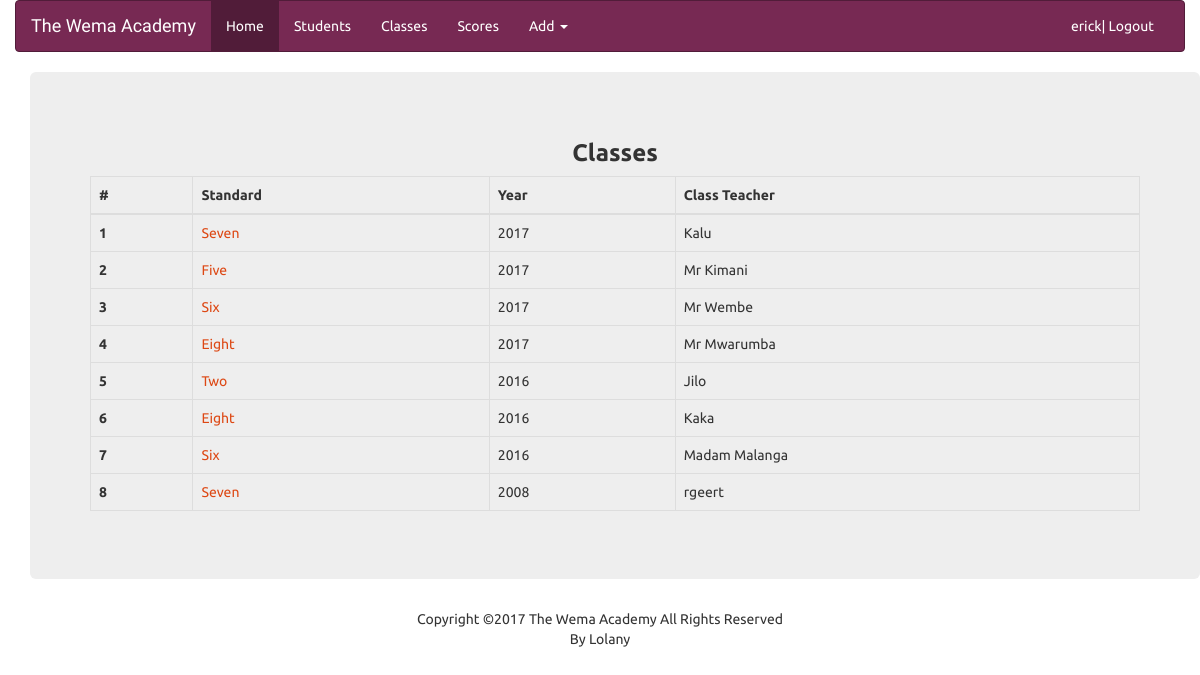
Screenshot of /classes (signed in) with the database file from the repository.
### thewema/models.py (models this page shows, shortened)
class StudentClass(models.Model):
    STANDARD = (
        ('One', 'One'),
        ('Two', 'Two'),
        ('Three', 'Three'),
        ('Four', 'Four'),
        ('Five', 'Five'),
        ('Six', 'Six'),
        ('Seven', 'Seven'),
        ('Eight', 'Eight'),
    )
    YEAR = (
        ('2000', '2000'), ('2001', '2001'), ('2002', '2002'), ('2003', '2003'),
        ('2004', '2004'), ('2005', '2005'), ('2006', '2006'), ('2007', '2007'),
        ('2008', '2008'), ('2009', '2009'), ('2010', '2010'), ('2011', '2011'),
        ('2012', '2012'), ('2013', '2013'), ('2014', '2014'), ('2015', '2015'),
        ('2016', '2016'), ('2017', '2017'),
    )
    standard = models.CharField(max_length=10, choices=STANDARD)
    year = models.CharField(max_length=10, choices=YEAR)
    teacher = models.CharField(max_length=200)
    class Meta:
        ordering = ['-year']
        unique_together = ('standard', 'year')

### thewema/views.py (the view)
# urls.py: url(r'^classes$', views.StudentClassListView.as_view(), name='classes'),
class StudentClassListView(LoginRequiredMixin, ListView):
    context_object_name = 'studentclass_list'
    model = StudentClass
    template_name = 'studentclass_list.html'
    def get_queryset(self):
        return StudentClass.objects.all()

### thewema/context_processors.py (called while the page is built)
def _validate_school_meta_data(**kwargs):
    school_data = {}
    for k, v in kwargs.items():
        assert isinstance(v, str), 'Each of the school settings must be of type str. You have given {} of {}'.format(v, type(v))
        if v.strip():
            school_data[k] = v
        else:
            school_data[k] = 'SET THE {}'.format(k).upper()
    return school_data

def school(request):
    kwargs = {
        'school_name': getattr(settings, 'SCHOOL_NAME', ''),
        'school_motto': getattr(settings, 'SCHOOL_MOTTO', ''),
    }
    clean_data = _validate_school_meta_data(**kwargs)
    return clean_data

### thewema/templates/thewema/studentclass_list.html (shortened to what this page needs)
{% extends 'thewema/base.html' %}
{% block content %}
    <div class="container">
        <div class="container jumbotron">
            {% if studentclass_list %}
                <h3 class="text-center"><strong>Classes</strong></h3>
                <table class="table table-bordered">
                    <thead>
                        <tr>
                            <th>#</th>
                            <th>Standard</th>
                            <th>Year</th>
                            <th>Class Teacher</th>
                        </tr>
                    </thead>
                    <tbody>
                        {% for studentclass in studentclass_list %}
                            <tr>
                                <th scope="row">{{ forloop.counter }}</th>
                                <td><a href="#">{{ studentclass.standard }}</a></td>
                                <td>{{ studentclass.year }}</td>
                                <td>{{ studentclass.teacher }}</td>
                            </tr>
                        {% endfor %}
                    </tbody>
                </table>
            {% else %}
                <p class="text-center">No Classes for display. We're terribly sorry</p>
                <a href="{% url 'thewema:student' %}"><p class="text-center">Add a Class</p></a>
            {% endif %}
        </div>
    </div>
{% endblock content %}

### thewema/templates/thewema/base.html (shortened to what this page needs)
<!DOCTYPE html>
<html>
<head>
    {% load staticfiles %}
    <link rel="stylesheet" href="{% static 'thewema/css/bootstrap.min.css' %}" type="text/css">
    <link rel="stylesheet" href="{% static 'thewema/css/bootstrap.united.min.css' %}" type="text/css">
    <link rel="stylesheet" href="{% static 'thewema/css/font-awesome.min.css' %}">
    <link rel="stylesheet" href="{% static 'thewema/css/style.css' %}" type="text/css">
</head>
<body>
    <div class="container-fluid">
      <div class="navbar-wrapper">
        <nav class="navbar navbar-inverse">
          <div class="container-fluid">
            <div class="navbar-header">
              <a class="navbar-brand" href="{% url 'thewema:index' %}">The Wema Academy</a>
            </div>
            <div id="navbar" class="navbar-collapse collapse">
              <ul class="nav navbar-nav">
                <li class="active"><a href="{% url 'thewema:index' %}">Home</a></li>
                <li><a href="{% url 'thewema:students' %}">Students</a></li>
                <li><a href="{% url 'thewema:classes' %}">Classes</a></li>
                <li><a href="{% url 'thewema:scores' %}">Scores</a></li>
                <li class="nav navbar-nav">
                  <a href="#" class="dropdown-toggle" data-toggle="dropdown" role="button" aria-haspopup="true" aria-expanded="false">Add <span class="caret"></span></a>
                </li>
              </ul>
              <ul class="nav navbar-nav navbar-right">
                    {% if user.is_authenticated %}
                        <li><a href="{% url 'thewema:logout' %}">{{ user.username }}| Logout</a></li>
                    {% else %}
                        <li><a href="{% url 'thewema:login' %}">Login</a></li>
                    {% endif %}
                </ul>
            </div>
          </div>
        </nav>
      </div>
    </div>
    {% block content %}
    {% endblock content %}
    <footer id="footer" class="text-center">
        Copyright &copy;2017 The Wema Academy All Rights Reserved<br/>By Lolany
    </footer>
</body>
</html>

### thewema/static/thewema/css/style.css (style rules this page uses)
.navbar-brand { font-family: 'Satisfy'; }

### rows the page displays
StudentClass: standard "Seven", year "2017", teacher "Kalu"
StudentClass: standard "Five", year "2017", teacher "Mr Kimani"
StudentClass: standard "Six", year "2017", teacher "Mr Wembe"
StudentClass: standard "Eight", year "2017", teacher "Mr Mwarumba"
StudentClass: standard "Two", year "2016", teacher "Jilo"
StudentClass: standard "Eight", year "2016", teacher "Kaka"
StudentClass: standard "Six", year "2016", teacher "Madam Malanga"
StudentClass: standard "Seven", year "2008", teacher "rgeert"

### other values shown
{{ user.username }} "erick"
